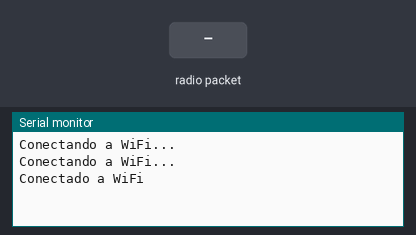
The sketch below on a simulated ESP8266 (NodeMCU). On the bench: the last lines printed to the serial monitor. The test bench sets the inputs (shaded band). WiFi joins after 1.5 s; servers stay silent unless stated; no radio packets arrive unless stated.

Above: at 3.2 s.
3.3 s: radio packet "1" arrives
At 4.5 s:
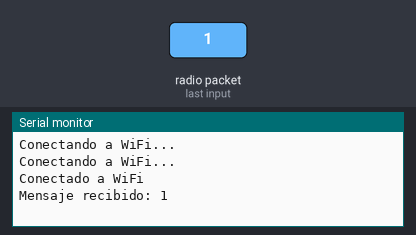
4.8 s: radio packet "0" arrives
At 5.8 s:
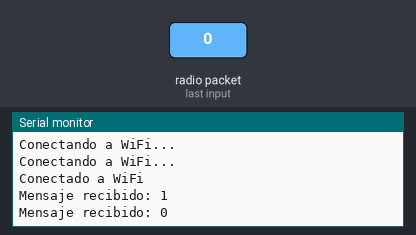
6.3 s: radio packet "2" arrives
At 7.0 s:
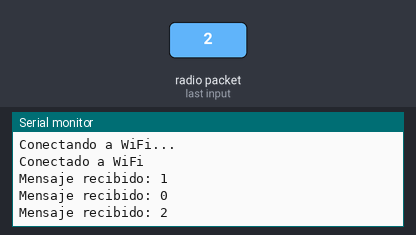

Measured:
- after the input at 3.3 s, the serial monitor: prints a new line at once (image 1)
- after the input at 4.8 s, the serial monitor: prints a new line at once (image 2)
- after the input at 6.3 s, the serial monitor: prints a new line at once (image 3)

The sketch:

RRF.ino
```cpp
#include <ESP8266WiFi.h>
#include <RF24.h>

const char* ssid = "TIGO-FC99";
const char* password = "2NB144203115";

RF24 radio(2, 4); // Utiliza los pines D2 y D4 para CE y CSN respectivamente

void setup() {
  Serial.begin(115200);

  WiFi.begin(ssid, password);
  while(WiFi.status() != WL_CONNECTED){
    delay(1000);
    Serial.println("Conectando a WiFi...");
  }
  Serial.println("Conectado a WiFi");

  if (!radio.begin()) {
    Serial.println("Error al iniciar la radio NRF24");
    while (1);
  }

  radio.openReadingPipe(1, 0xF0F0F0F0E1LL); // Dirección del canal de comunicación
  radio.startListening();
}

void loop() {
  if (radio.available()) {
    char mensaje[32] = "";
    radio.read(mensaje, sizeof(mensaje));
    Serial.println("Mensaje recibido: " + String(mensaje));
  }
}
```
